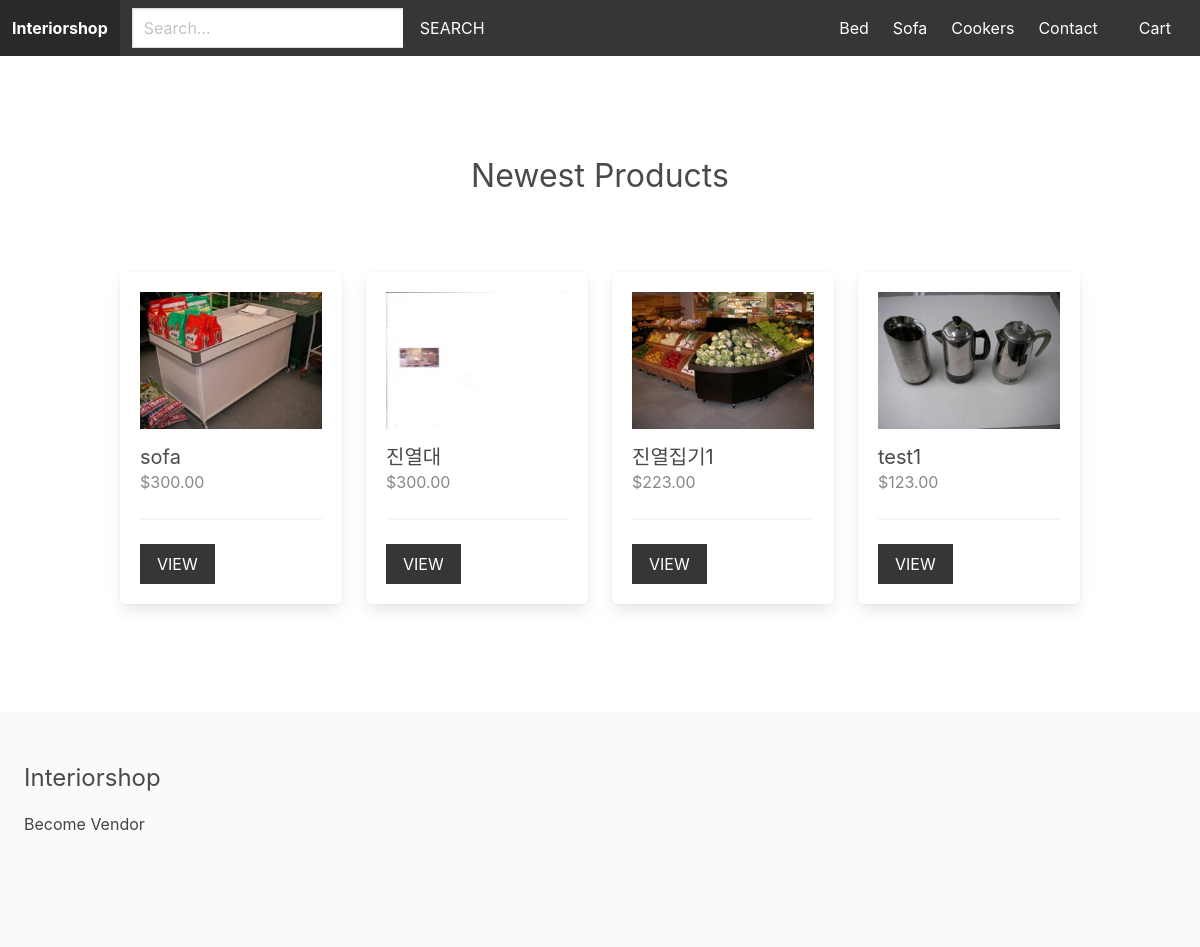
The page / on the database its author committed.
### apps/product/models.py (models this page shows, shortened)
class Category(models.Model):
    title = models.CharField(max_length=255)
    slug = models.CharField(max_length=255)
    ordering = models.IntegerField(default=0)
    class Meta:
        ordering = ["ordering"]

class Product(models.Model):
    category = models.ForeignKey(Category,related_name='products', on_delete=models.CASCADE)
    vendor = models.ForeignKey(Vendor,related_name='products', on_delete=models.CASCADE)
    title = models.CharField(max_length=255)
    slug = models.SlugField(max_length=255)
    description = models.TextField(blank=True, null=True)
    price = models.DecimalField(max_digits=6,decimal_places=2)
    date_added= models.DateTimeField(auto_now_add=True)
    image = models.ImageField(upload_to="uploads/",blank=True, null=True)
    thumbnail = models.ImageField(upload_to="uploads/",blank=True, null=True)
    class Meta:
        ordering = ["-date_added"]
    def __str__(self):
        return self.title
    def get_thumbnail(self):
        if self.thumbnail:
            print("thumbnail exists :::",self.thumbnail.url)
            return self.thumbnail.url

### apps/core/views.py (the view)
# urls.py: path('', views.frontpage, name='frontpage'),
def frontpage(request):
    newest_products = Product.objects.all()[0:8]
    print("Newest Products",newest_products)
    return render(request,'core/frontpage.html',{'newest_products':newest_products})

### apps/cart/cart.py (called while the page is built)
    def __len__(self):
        return sum(item['quantity'] for item in self.cart.values())

### apps/cart/context_processors.py (called while the page is built)
def cart(request):
    return {'cart': Cart(request)}

### apps/product/context_processors.py (called while the page is built)
def menu_categories(request):
    categories = Category.objects.all()
    return {'menu_categories': categories}

### apps/core/templates/core/frontpage.html (shortened to what this page needs)
{% extends "core/base.html" %}
{% block content %}
<div class="columns is-multiline mb-6">
    <div class="column is-12 has-text-centered mt-6 mb-6">
        <h2 class="is-size-3">Newest Products</h2>
    </div>
    {% for product in newest_products %}
        {% include "product/parts/list_item.html" %}
    {% endfor %}
</div>
{% endblock content %}

### apps/core/templates/core/base.html (shortened to what this page needs)
{% load static %}
<!DOCTYPE html>
<html lang="en">
  <head>
    <link
      rel="stylesheet"
      href="https://cdn.jsdelivr.net/npm/bulma@0.9.1/css/bulma.min.css"
    />
     <link rel="stylesheet" href="{% static 'styles/main.css' %}">
  </head>
  <body>
   <nav class="navbar is-dark">
            <div class="navbar-brand">
                <a href={% url "frontpage" %} class="navbar-item"><strong>Interiorshop</strong></a>
            </div>
            <div class="navbar-menu" id="main-navbar">
                <div class="navbar-start">
                    <div class="navbar-item">
                        <form method="get" >
                            <div class="field has-addons">
                                <div class="control">
                                    <input type="text" class="input" placeholder="Search..." name="query">
                                </div>
                                <div class="control">
                                    <button class="button is-dark is-uppercase">Search</button>
                                </div>
                            </div>
                        </form>
                    </div>
                </div>
                <div class="navbar-end">
                    {% for category in menu_categories %}
                        <a href="{% url 'category' category.slug %}" class="navbar-item">{{ category.title }}</a>
                    {% endfor %}
                    <a href="#" class="navbar-item">Contact</a>
                    <div class="navbar-item">
                        <a href="{% url 'cart' %}" class="button is-dark">Cart{% if cart %} ({{ cart|length }}){% endif %}</a>
                    </div>
                </div>
            </div>
        </nav>
    <section class="section">
      <div class="container">{% block content %}{% endblock content %}</div>
    </section>
    <footer class="footer">
      <h3 class="is-size-4 mb-4">Interiorshop</h3>
        {% if request.user.is_authenticated %}
      <a href="{% url 'vendor_admin' %}">Vendor Admin</a>
      {% else %}
        <a href="{% url 'become_vendor' %}">Become Vendor</a>
      {% endif %}
    </footer>
  </body>
</html>

### apps/product/templates/product/parts/list_item.html
<div class="column is-3 product-list-item">
    <div class="box">
        <figure class="image is-4by3 mb-4">
            <img src="{{ product.get_thumbnail }}">
        </figure>
        <h2 class="subtitle">{{ product.title }}</h2>
        <h3 class="price is-size-6 mb-5">${{ product.price }}</h3>
        <hr>
        <a href="{% url 'product_details' product.category.slug product.slug %}" class="button is-dark is-uppercase">View</a>
    </div>
</div>

### static/styles/main.css (style rules this page uses)
.product-list-item .box .subtitle { margin-bottom: 0; }
.product-list-item .box .price { color: #888; }
.input, .button { border-radius: 0; }
.footer a { margin-bottom: 15px; display: inline-block; color: #444; }

### rows shown on the page
Category: title "Bed"
Category: title "Sofa"
Category: title "Cookers"
Product: get_thumbnail (picture), title "sofa", price "300.00"
Product: get_thumbnail (picture), title "진열대", price "300.00"
Product: get_thumbnail (picture), title "진열집기1", price "223.00"
Product: get_thumbnail (picture), title "test1", price "123.00"
